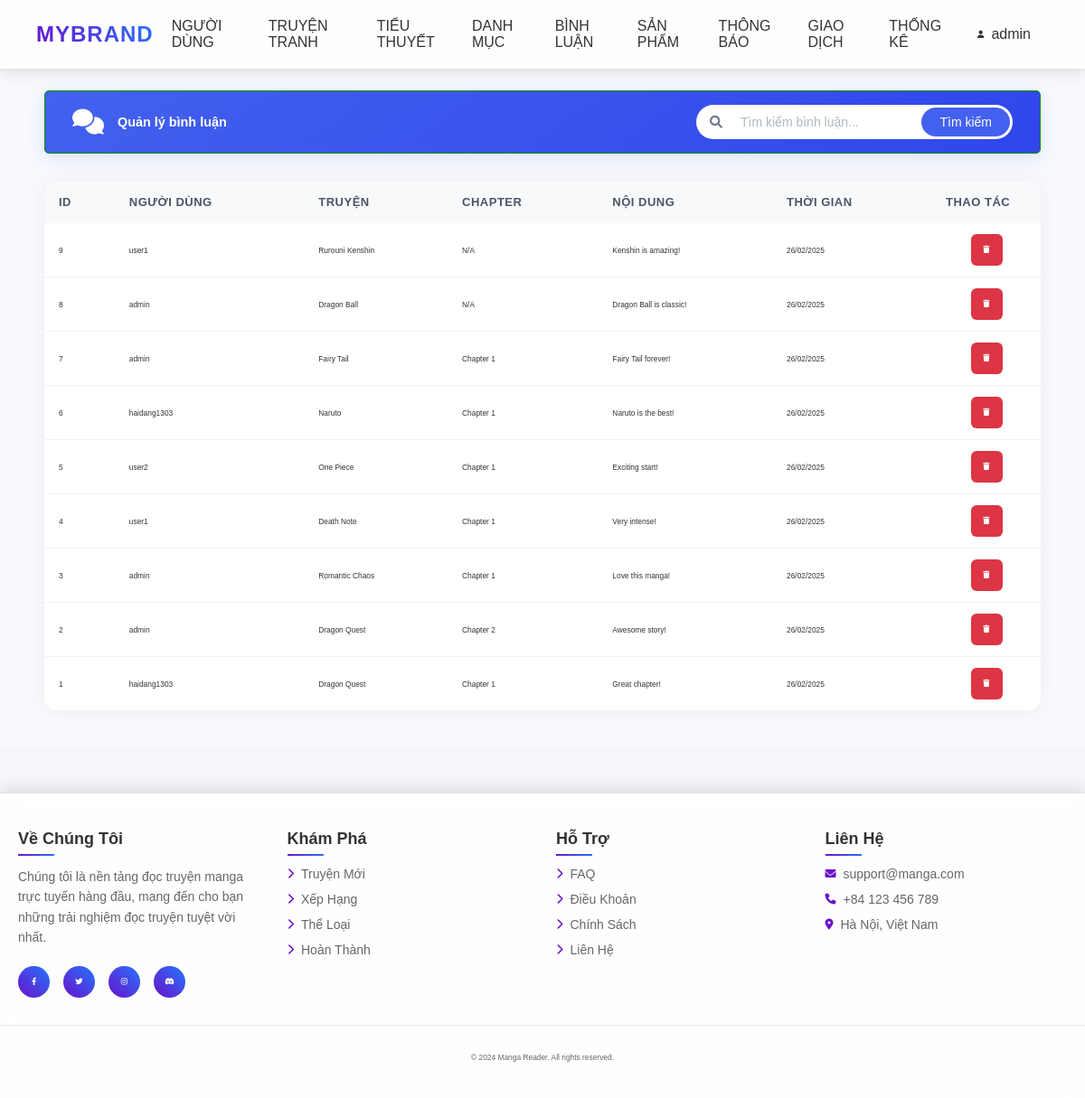
The page /app/admin/index.php?act=list_comments (signed in) on the database its author committed.
### tables this page shows
CREATE TABLE `comments` (
  `comment_id` int(11) NOT NULL,
  `comic_id` int(11) DEFAULT NULL,
  `chapter_id` int(11) DEFAULT NULL,
  `user_id` int(11) NOT NULL,
  `content` text NOT NULL,
  `created_at` timestamp NOT NULL DEFAULT current_timestamp()
);

CREATE TABLE `users` (
  `user_id` int(11) NOT NULL,
  `user_email` varchar(255) NOT NULL,
  `password` varchar(255) NOT NULL,
  `username` varchar(100) NOT NULL,
  `role` enum('admin','user') DEFAULT 'user',
  `created_at` timestamp NOT NULL DEFAULT current_timestamp()
);

CREATE TABLE `comics` (
  `comic_id` int(11) NOT NULL,
  `title` varchar(255) NOT NULL,
  `description` text DEFAULT NULL,
  `author_id` int(11) DEFAULT NULL,
  `status` enum('ongoing','completed') DEFAULT 'ongoing',
  `cover_image` varchar(255) DEFAULT NULL,
  `views` int(11) DEFAULT 0,
  `favorites` int(11) DEFAULT 0,
  `created_at` timestamp NOT NULL DEFAULT current_timestamp()
);

CREATE TABLE `chapters` (
  `chapter_id` int(11) NOT NULL,
  `comic_id` int(11) NOT NULL,
  `title` varchar(255) NOT NULL,
  `content` text NOT NULL,
  `chapter_number` int(11) NOT NULL,
  `views` int(11) DEFAULT 0,
  `created_at` timestamp NOT NULL DEFAULT current_timestamp()
);

### app/models/pdo.php (called while the page is built, shortened)
<?php
function pdo_get_connection(){
    $dburl = "mysql:host=localhost;dbname=comic;charset=utf8mb4";
    $username = 'root';
    $password = '';
    $conn = new PDO($dburl, $username, $password);
    $conn->setAttribute(PDO::ATTR_ERRMODE, PDO::ERRMODE_EXCEPTION);
    return $conn;
}
function pdo_query($sql){
    $sql_args = array_slice(func_get_args(), 1);
    try{
        $conn = pdo_get_connection();
        $stmt = $conn->prepare($sql);
        $stmt->execute($sql_args);
        $rows = $stmt->fetchAll();
        return $rows;
    }
    catch(PDOException $e){
        throw $e;
    }
    finally{
        unset($conn);
    }
}

### app/admin/model/CommentsModel.php (called while the page is built, shortened)
<?php
function loadall_comments() {
    $sql = "SELECT c.*, u.username, co.title as comic_title, ch.chapter_number
            FROM comments c
            LEFT JOIN users u ON c.user_id = u.user_id
            LEFT JOIN comics co ON c.comic_id = co.comic_id
            LEFT JOIN chapters ch ON c.chapter_id = ch.chapter_id
            ORDER BY c.created_at DESC";
    return pdo_query($sql);
}

### app/admin/view/comments/list.php (the view, shortened to what this page needs)
<!DOCTYPE html>
<html lang="vi">
<head>
    <link rel="stylesheet" href="public/css/admin.css">
    <link rel="stylesheet" href="public/css/index.css">
    <link rel="stylesheet" href="https://cdnjs.cloudflare.com/ajax/libs/font-awesome/6.0.0/css/all.min.css">
</head>
<body>
    <div class="main-content">
        <div class="header">
            <div class="header-title">
                <h1><i class="fas fa-comments"></i> Quản lý bình luận</h1>
            </div>
            <div class="search-box">
                <form action="" method="GET">
                    <div class="search-wrapper">
                        <i class="fas fa-search search-icon"></i>
                        <input type="text" name="search"
                               placeholder="Tìm kiếm bình luận..."
                               value="<?= isset($_GET['search']) ? htmlspecialchars($_GET['search']) : '' ?>">
                        <button type="submit">Tìm kiếm</button>
                    </div>
                </form>
            </div>
        </div>
        <div class="content">
            <div class="users-table">
                <table>
                    <thead>
                        <tr>
                            <th>ID</th>
                            <th>Người dùng</th>
                            <th>Truyện</th>
                            <th>Chapter</th>
                            <th>Nội dung</th>
                            <th>Thời gian</th>
                            <th>Thao tác</th>
                        </tr>
                    </thead>
                    <tbody>
                        <?php foreach ($listcomments as $comment): ?>
                        <tr>
                            <td><?= htmlspecialchars($comment['comment_id']) ?></td>
                            <td><?= htmlspecialchars($comment['username']) ?></td>
                            <td><?= htmlspecialchars($comment['comic_title']) ?></td>
                            <td><?= $comment['chapter_number'] ? "Chapter " . htmlspecialchars($comment['chapter_number']) : "N/A" ?></td>
                            <td><?= htmlspecialchars($comment['content']) ?></td>
                            <td><?= date('d/m/Y', strtotime($comment['created_at'])) ?></td>
                            <td class="actions">
                                <a href="index.php?act=xoa_comment&comment_id=<?= $comment['comment_id'] ?>"
                                   class="delete-btn"
                                   onclick="return confirm('Bạn có chắc muốn xóa bình luận này?')"
                                   title="Xóa">
                                    <i class="fas fa-trash"></i>
                                </a>
                            </td>
                        </tr>
                        <?php endforeach; ?>
                    </tbody>
                </table>
            </div>
        </div>
    </div>
</body>
</html>

### public/css/admin.css (style rules this page uses)
:root { --primary: #4361ee; --primary-dark: #3046eb; --primary-light: #eef2ff; --secondary: #2b3ff7; --text-dark: #1e2532; --text-light: #6e7a8f; --white: #ffffff; --bg-light: #f8f9fd; }
* { margin: 0; padding: 0; box-sizing: border-box; }
body { font-family: 'Segoe UI', Tahoma, Geneva, Verdana, sans-serif; background: #f4f6f9; color: #333; }
.main-content { padding: 20px; margin: 80px auto 0; width: 100%; position: relative; min-height: calc(100vh - 80px); background: var(--bg-light); }
.content { width: 95%; margin: 0 auto; }
.header { display: flex; justify-content: space-between; align-items: center; margin: 0 auto 30px; background: linear-gradient(145deg, var(--primary), var(--primary-dark)); padding: 0px 10px; border-radius: 20px; box-shadow: 0 5px 20px rgba(67, 97, 238, 0.15); width: 95%; }
.header-title { flex: 1; }
.header-title h1 { color: var(--white); font-size: 26px; font-weight: 600; display: flex; align-items: center; gap: 15px; }
.header-title h1 i { color: var(--white); font-size: 28px; }
.search-box { margin-left: auto; padding-right: 20px; }
.search-wrapper { position: relative; display: flex; align-items: center; background: var(--white); border-radius: 30px; padding: 3px 3px 3px 15px; transition: all 0.3s ease; box-shadow: 0 2px 10px rgba(67, 97, 238, 0.08); width: 350px; }
.search-icon { color: var(--text-light); font-size: 14px; margin-right: 8px; }
.search-wrapper input[type="text"] { flex: 1; padding: 8px 12px; border: none; background: transparent; font-size: 14px; color: var(--text-dark); width: 100%; }
.search-wrapper input[type="text"]::placeholder { color: #b0b7c3; font-size: 14px; }
.search-wrapper button { background: var(--primary); color: var(--white); border: none; padding: 8px 20px; border-radius: 30px; font-size: 14px; font-weight: 500; cursor: pointer; transition: all 0.3s ease; }
.users-table { background: #ffffff; border-radius: 15px; box-shadow: 0 0 20px rgba(0, 0, 0, 0.05); overflow: hidden; margin: 20px 0; }
.users-table table { width: 100%; border-collapse: separate; border-spacing: 0; }
.users-table thead tr { background: #f8f9fa; border-bottom: 2px solid #edf2f7; }
.users-table th { padding: 16px; font-size: 13px; font-weight: 600; color: #4a5568; text-transform: uppercase; letter-spacing: 0.5px; text-align: left; }
.users-table td { padding: 16px; vertical-align: middle; border-bottom: 1px solid #edf2f7; }
.edit-btn, .delete-btn { width: 34px; height: 34px; display: inline-flex; align-items: center; justify-content: center; border-radius: 8px; transition: all 0.2s ease; }
.delete-btn { background: #fff5f5; color: #e53e3e; }
* { box-sizing: border-box; font-family: sans-serif; font-size: 0.7vw ; }
.header { background-color: #1a8b93 ; border: 1px #090 solid; font-size: 1vw; color: blue; border-radius: 5px; }
.header h1 { margin: 20px; font-size: 1.2vw; }
.users-table th:last-child, .users-table td:last-child { width: auto; white-space: normal; overflow: visible; text-overflow: clip; padding: 12px 20px; }

### public/css/home.css (style rules this page uses)
* { margin: 0; padding: 0; box-sizing: border-box; }
body { font-family: "Poppins", sans-serif; background: #f0f4f8; color: #333; overflow-x: hidden; }

### app/admin/view/comments/list.php (style rules this page uses)
.users-table th:last-child, .users-table td:last-child { width: 120px !important; white-space: nowrap; overflow: visible; padding: 12px 15px; }
.actions { display: flex; gap: 10px; justify-content: center; align-items: center; min-width: max-content; }
.edit-btn, .delete-btn { display: inline-flex; align-items: center; justify-content: center; padding: 8px; border-radius: 6px; color: var(--white); text-decoration: none; transition: all 0.3s ease; min-width: 35px; height: 35px; }
.delete-btn { background: #dc3545; }

### rows shown on the page
comments: comment_id "9", user.username "user1", comic.title "Rurouni Kenshin", shows "N/A", content "Kenshin is amazing!", created_at "26/02/2025"
comments: comment_id "8", user.username "admin", comic.title "Dragon Ball", shows "N/A", content "Dragon Ball is classic!", created_at "26/02/2025"
comments: comment_id "7", user.username "admin", comic.title "Fairy Tail", chapter.chapter_number "1", content "Fairy Tail forever!", created_at "26/02/2025"
comments: comment_id "6", user.username "haidang1303", comic.title "Naruto", chapter.chapter_number "1", content "Naruto is the best!", created_at "26/02/2025"
comments: comment_id "5", user.username "user2", comic.title "One Piece", chapter.chapter_number "1", content "Exciting start!", created_at "26/02/2025"
comments: comment_id "4", user.username "user1", comic.title "Death Note", chapter.chapter_number "1", content "Very intense!", created_at "26/02/2025"
comments: comment_id "3", user.username "admin", comic.title "Romantic Chaos", chapter.chapter_number "1", content "Love this manga!", created_at "26/02/2025"
comments: comment_id "2", user.username "admin", comic.title "Dragon Quest", chapter.chapter_number "2", content "Awesome story!", created_at "26/02/2025"
comments: comment_id "1", user.username "haidang1303", comic.title "Dragon Quest", chapter.chapter_number "1", content "Great chapter!", created_at "26/02/2025"

### other values the page prints
$user['username'] "admin"
